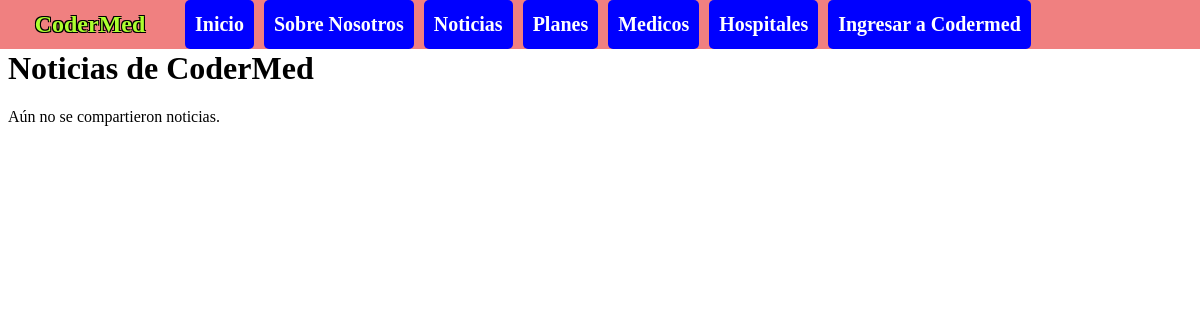
The page /os/pages/ on the database as committed earlier.
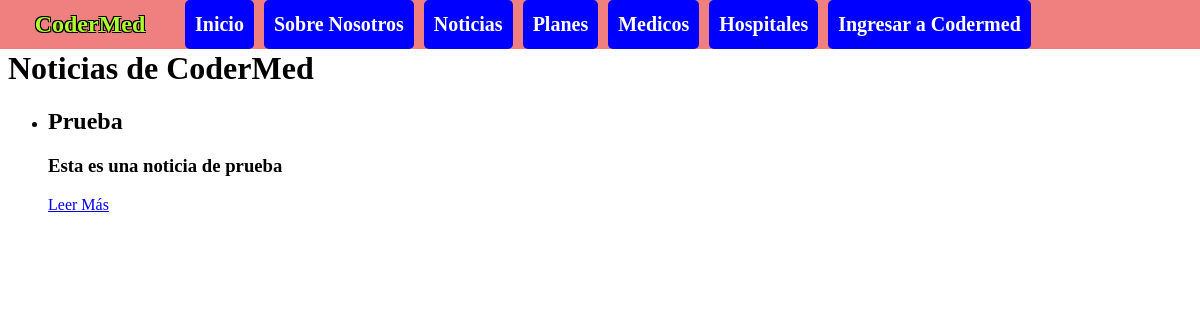
The same page on the database as committed later.
### obra_social/models.py (models this page shows, shortened)
class Articulo(models.Model):
    titulo = models.CharField(max_length=50)
    subtitulo = models.CharField(max_length=100)
    cuerpo = models.TextField(blank=False)
    autor = models.CharField(max_length=50)
    fecha = models.DateTimeField(auto_now_add=True)

### obra_social/views.py (the view)
# urls.py: path("pages/",pages,name='pages'),
def pages(request):
    articulos = Articulo.objects.all()
    if len(articulos) > 0:
        contexto = {"articulos": articulos}
    else:
        contexto = {"mensaje": "Aún no se compartieron noticias."}
    http_response = render(
        request=request,
        template_name='obra_social/noticias.html',
        context=contexto
    )
    return http_response

### obra_social/templates/obra_social/noticias.html (shortened to what this page needs)
{% extends "base.html" %}
{% block contenido %}
    <h1>Noticias de CoderMed</h1>
    {% if articulos %}
        <ul>
            {% for articulo in articulos %}
                <li>
                    <h2>{{ articulo.titulo }}</h2>
                    <h3>{{ articulo.subtitulo }}</h3>
                    <a href="{% url 'ver-articulo' articulo.id %}">Leer Más</a>
                </li>
            {% endfor %}
        </ul>
    {% else %}
        <p>{{ mensaje }}</p>
    {% endif %}
{% endblock contenido %}

Rows that differ between the two databases and show on the page:
added Articulo: titulo "Prueba", subtitulo "Esta es una noticia de prueba"
Other text that changed with them:
{{ mensaje }}: "Aún no se compartieron noticias." → (not shown)
